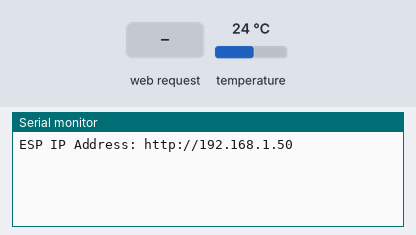
A sketch run on a simulated ESP32. Parts: the last lines printed to the serial monitor. The test bench sets the inputs (shaded band); at power-on: temperature 24 °C. WiFi joins after 1.5 s; servers stay silent unless stated.

Above: at 2.7 s.
2.8 s: temperature set to 28 °C
At 7.6 s:
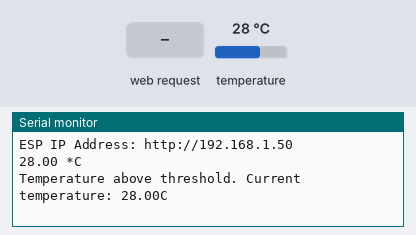
8.2 s: HTTP request GET /get received
At 9.4 s:
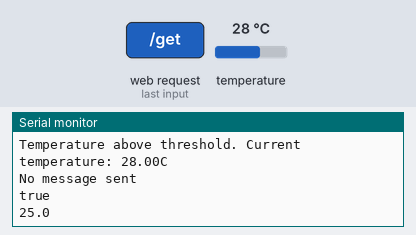
9.7 s: temperature set to 12 °C
At 12.6 s:
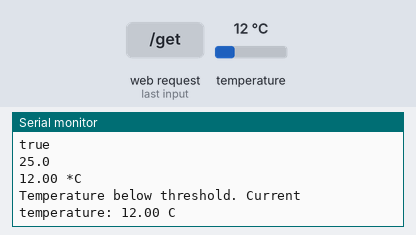

The sketch:

esp_temperaturesensor_email.ino
```cpp
#include <WiFi.h>
#include <AsyncTCP.h>
#include <ESPAsyncWebServer.h>
#include <OneWire.h>
#include <DallasTemperature.h>
#include "ESP32_MailClient.h"

// REPLACE WITH YOUR NETWORK CREDENTIALS
const char* ssid = "SSID_NAME";
const char* password = "PASSWORD";

// To send Email using Gmail use port 465 (SSL) and SMTP Server smtp.gmail.com
// YOU MUST ENABLE less secure app option https://myaccount.google.com/lesssecureapps?pli=1
#define emailSenderAccount    "email@gmail.com"
#define emailSenderPassword   "password"
#define smtpServer            "smtp.gmail.com"
#define smtpServerPort        465
#define emailSubject          "[ALERT] ESP32 Temperature"

// Default Recipient Email Address
String inputMessage = "shantaraam01001@gmail.com";
String enableEmailChecked = "checked";
String inputMessage2 = "true";
// Default Threshold Temperature Value
String inputMessage3 = "25.0";
String lastTemperature;

// HTML web page to handle 3 input fields (email_input, enable_email_input, threshold_input)
const char index_html[] PROGMEM = R"rawliteral(
<!DOCTYPE HTML><html><head>
  <title>Email Notification with Temperature</title>
  <meta name="viewport" content="width=device-width, initial-scale=1">
  </head><body>
  <h2>DS18B20 Temperature</h2>
  <h3>%TEMPERATURE% &deg;C</h3>
  <h2>ESP Email Notification</h2>
  <form action="/get">
    Email Address <input type="email" name="email_input" value="%EMAIL_INPUT%" required><br>
    Enable Email Notification <input type="checkbox" name="enable_email_input" value="true" %ENABLE_EMAIL%><br>
    Temperature Threshold <input type="number" step="0.1" name="threshold_input" value="%THRESHOLD%" required><br>
    <input type="submit" value="Submit">
  </form>
</body></html>)rawliteral";

void notFound(AsyncWebServerRequest *request) {
  request->send(404, "text/plain", "Not found");
}

AsyncWebServer server(80);

// Replaces placeholder with DS18B20 values
String processor(const String& var){
  //Serial.println(var);
  if(var == "TEMPERATURE"){
    return lastTemperature;
  }
  else if(var == "EMAIL_INPUT"){
    return inputMessage;
  }
  else if(var == "ENABLE_EMAIL"){
    return enableEmailChecked;
  }
  else if(var == "THRESHOLD"){
    return inputMessage3;
  }
  return String();
}

// Flag variable to keep track if email notification was sent or not
bool emailSent = false;

const char* PARAM_INPUT_1 = "email_input";
const char* PARAM_INPUT_2 = "enable_email_input";
const char* PARAM_INPUT_3 = "threshold_input";

// Interval between sensor readings. Learn more about timers: https://RandomNerdTutorials.com/esp32-pir-motion-sensor-interrupts-timers/
unsigned long previousMillis = 0;
const long interval = 5000;

// GPIO where the DS18B20 is connected to
const int oneWireBus = 4;
// Setup a oneWire instance to communicate with any OneWire devices
OneWire oneWire(oneWireBus);
// Pass our oneWire reference to Dallas Temperature sensor
DallasTemperature sensors(&oneWire);

// The Email Sending data object contains config and data to send
SMTPData smtpData;

void setup() {
  Serial.begin(115200);
  WiFi.mode(WIFI_STA);
  WiFi.begin(ssid, password);
  if (WiFi.waitForConnectResult() != WL_CONNECTED) {
    Serial.println("WiFi Failed!");
    return;
  }
  Serial.println();
  Serial.print("ESP IP Address: http://");
  Serial.println(WiFi.localIP());

  // Start the DS18B20 sensor
  sensors.begin();

  // Send web page to client
  server.on("/", HTTP_GET, [](AsyncWebServerRequest *request){
    request->send_P(200, "text/html", index_html, processor);
  });

  // Receive an HTTP GET request at <ESP_IP>/get?email_input=<inputMessage>&enable_email_input=<inputMessage2>&threshold_input=<inputMessage3>
  server.on("/get", HTTP_GET, [] (AsyncWebServerRequest *request) {
    // GET email_input value on <ESP_IP>/get?email_input=<inputMessage>
    if (request->hasParam(PARAM_INPUT_1)) {
      inputMessage = request->getParam(PARAM_INPUT_1)->value();
      // GET enable_email_input value on <ESP_IP>/get?enable_email_input=<inputMessage2>
      if (request->hasParam(PARAM_INPUT_2)) {
        inputMessage2 = request->getParam(PARAM_INPUT_2)->value();
        enableEmailChecked = "checked";
      }
      else {
        inputMessage2 = "false";
        enableEmailChecked = "";
      }
      // GET threshold_input value on <ESP_IP>/get?threshold_input=<inputMessage3>
      if (request->hasParam(PARAM_INPUT_3)) {
        inputMessage3 = request->getParam(PARAM_INPUT_3)->value();
      }
    }
    else {
      inputMessage = "No message sent";
    }
    Serial.println(inputMessage);
    Serial.println(inputMessage2);
    Serial.println(inputMessage3);
    request->send(200, "text/html", "HTTP GET request sent to your ESP.<br><a href=\"/\">Return to Home Page</a>");
  });
  server.onNotFound(notFound);
  server.begin();
}

void loop() {
  unsigned long currentMillis = millis();
  if (currentMillis - previousMillis >= interval) {
    previousMillis = currentMillis;
    sensors.requestTemperatures();
    // Temperature in Celsius degrees
    float temperature = sensors.getTempCByIndex(0);
    Serial.print(temperature);
    Serial.println(" *C");

    // Temperature in Fahrenheit degrees
    /*float temperature = sensors.getTempFByIndex(0);
    SerialMon.print(temperature);
    SerialMon.println(" *F");*/

    lastTemperature = String(temperature);

    // Check if temperature is above threshold and if it needs to send the Email alert
    if(temperature > inputMessage3.toFloat() && inputMessage2 == "true" && !emailSent){
      String emailMessage = String("Temperature above threshold. Current temperature: ") +
                            String(temperature) + String("C");
      if(sendEmailNotification(emailMessage)) {
        Serial.println(emailMessage);
        emailSent = true;
      }
      else {
        Serial.println("Email failed to send");
      }
    }
    // Check if temperature is below threshold and if it needs to send the Email alert
    else if((temperature < inputMessage3.toFloat()) && inputMessage2 == "true" && emailSent) {
      String emailMessage = String("Temperature below threshold. Current temperature: ") +
                            String(temperature) + String(" C");
      if(sendEmailNotification(emailMessage)) {
        Serial.println(emailMessage);
        emailSent = false;
      }
      else {
        Serial.println("Email failed to send");
      }
    }
  }
}

bool sendEmailNotification(String emailMessage){
  // Set the SMTP Server Email host, port, account and password
  smtpData.setLogin(smtpServer, smtpServerPort, emailSenderAccount, emailSenderPassword);

  // For library version 1.2.0 and later which STARTTLS protocol was supported,the STARTTLS will be
  // enabled automatically when port 587 was used, or enable it manually using setSTARTTLS function.
  //smtpData.setSTARTTLS(true);

  // Set the sender name and Email
  smtpData.setSender("ESP32", emailSenderAccount);

  // Set Email priority or importance High, Normal, Low or 1 to 5 (1 is highest)
  smtpData.setPriority("High");

  // Set the subject
  smtpData.setSubject(emailSubject);

  // Set the message with HTML format
  smtpData.setMessage(emailMessage, true);

  // Add recipients
  smtpData.addRecipient(inputMessage);

  smtpData.setSendCallback(sendCallback);

  // Start sending Email, can be set callback function to track the status
  if (!MailClient.sendMail(smtpData)) {
    Serial.println("Error sending Email, " + MailClient.smtpErrorReason());
    return false;
  }
  // Clear all data from Email object to free memory
  smtpData.empty();
  return true;
}

// Callback function to get the Email sending status
void sendCallback(SendStatus msg) {
  // Print the current status
  Serial.println(msg.info());

  // Do something when complete
  if (msg.success()) {
    Serial.println("----------------");
  }
}
```

Measured:
- after the input at 2.8 s, the serial monitor: prints a new line after 3.0 s (image 1)
- after the input at 8.2 s, the serial monitor: prints a new line at once (image 2)
- after the input at 9.7 s, the serial monitor: prints a new line after 1.1 s (image 3)
